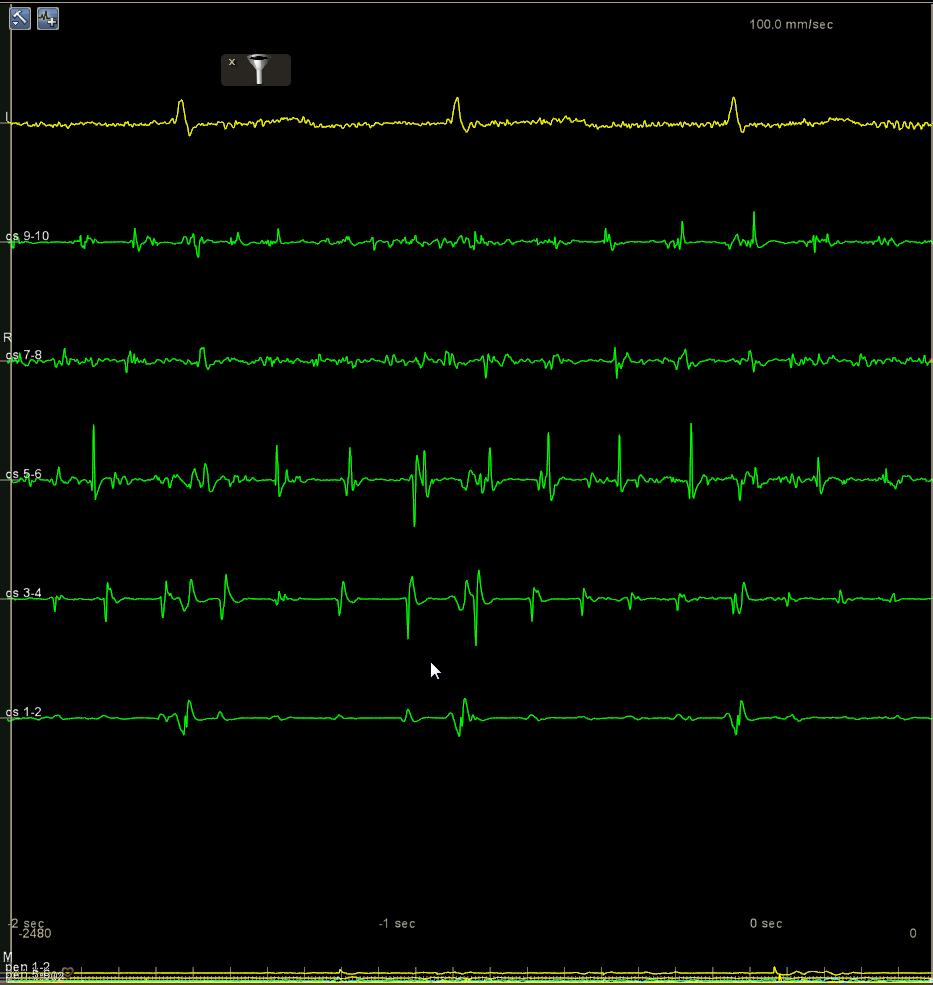
#> input picture new/ZSH Carto/严万平/yanwanping23.jpg, 933 x 985 px; its folder holds only this picture in this run
$ python process_cq_zsh.py
#> lines starting #> are read from the running program, lines starting #| are printed output that depends on the picture; after the words box and inside, x2 and y2 are one past the last pixel; in counts of white or black regions, pixels touching at a corner belong together
import numpy as np
import cv2 as cv
import os
from os import listdir
from PIL import Image
from matplotlib import pyplot as plt
from scipy import ndimage

from utils import display_segments, display_image

STRUCTURE = np.array([[1, 1, 1],
                      [1, 1, 1],
                      [1, 1, 1]], np.uint8)

invalid_pics = []
root_directory = '../ZSH Carto'
for person_name in listdir(root_directory):
    if person_name == '.DS_Store':
        continue
    person_dir = root_directory + '/' + person_name
    for image_name in listdir(person_dir):
        if image_name == '.DS_Store':
            continue
        image_path = person_dir + '/' + image_name
        image = cv.imread(image_path, flags=cv.IMREAD_GRAYSCALE)
#> image: shape (985, 933); min 0, max 255, mean 5.8
        print('Processing: {}'.format(image_path))
        # display_image(image, 'Original Image')
        # print('Original image shape: {}'.format(image.shape))

        cropped_image = image[150:800, 60:900]
        cropped_image_with_header = image[150:800, 0:50]
        # display_image(cropped_image, 'Cropped Image')
        # print('Cropped image shape: {}'.format(cropped_image.shape))

        ret, binary_image = cv.threshold(cropped_image, 50, 255, cv.THRESH_BINARY)
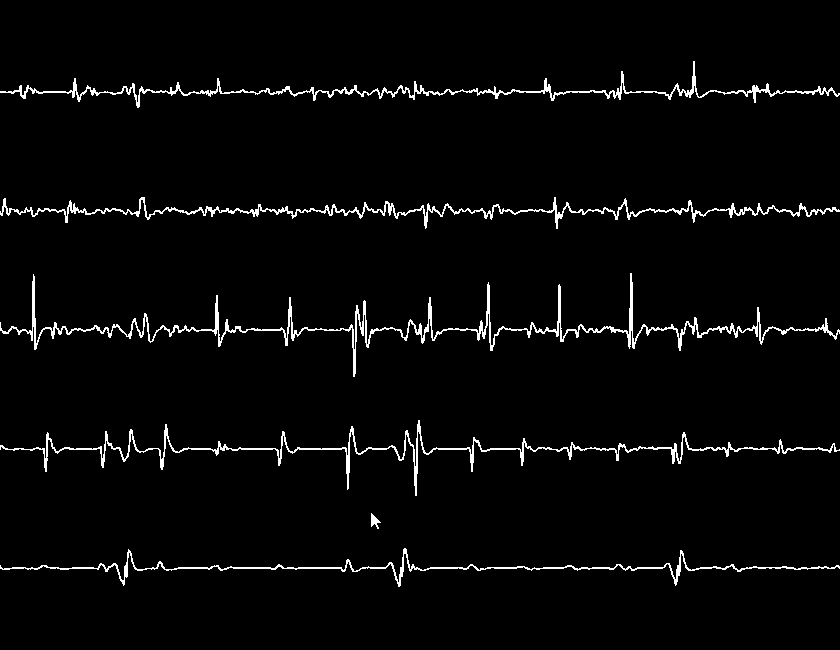
#> binary_image: shape (650, 840); 2.9% white in thin lines or dots, all inside (x1, y1, x2, y2) = (0, 61, 840, 587)
        ret, binary_image_with_header = cv.threshold(cropped_image_with_header, 50, 255, cv.THRESH_BINARY)
#> binary_image_with_header: shape (650, 50); 7.8% white in thin lines or dots
        # display_image(binary_image, 'Binary Image')

        ret, labels = cv.connectedComponents(binary_image)
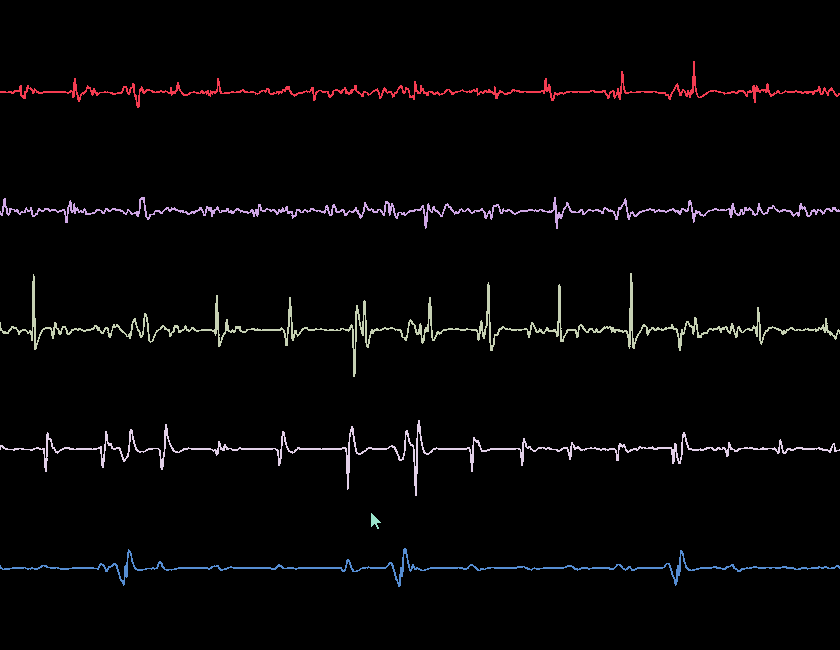
#> labels: shape (650, 840) int32; 7 distinct labels, from 0 to 6; one colour per label, 0 black
#> ret = 7
        N = 100
        for i in range(1, labels.max() + 1):
            pts = np.where(labels == i)
            if len(pts[0]) < N:
                labels[pts] = 0
#> this loop made 6 passes
#> pts on passes 1 to 6: 2841 positions, rows 61 to 107, columns 0 to 839, 2969 positions, rows 197 to 228, columns 0 to 839, 4588 positions, rows 273 to 376, columns 0 to 839, 3262 positions, rows 420 to 495, columns 0 to 839, 77 positions, rows 513 to 528, columns 371 to 380, 2100 positions, rows 548 to 586, columns 0 to 839
#> labels: shape (650, 840) int32; 6 distinct labels, from 0 to 6
        label_hue = np.uint8(179*labels/np.max(labels))
        blank_ch = 255*np.ones_like(label_hue)
        labeled_image = cv.merge([label_hue, blank_ch, blank_ch])
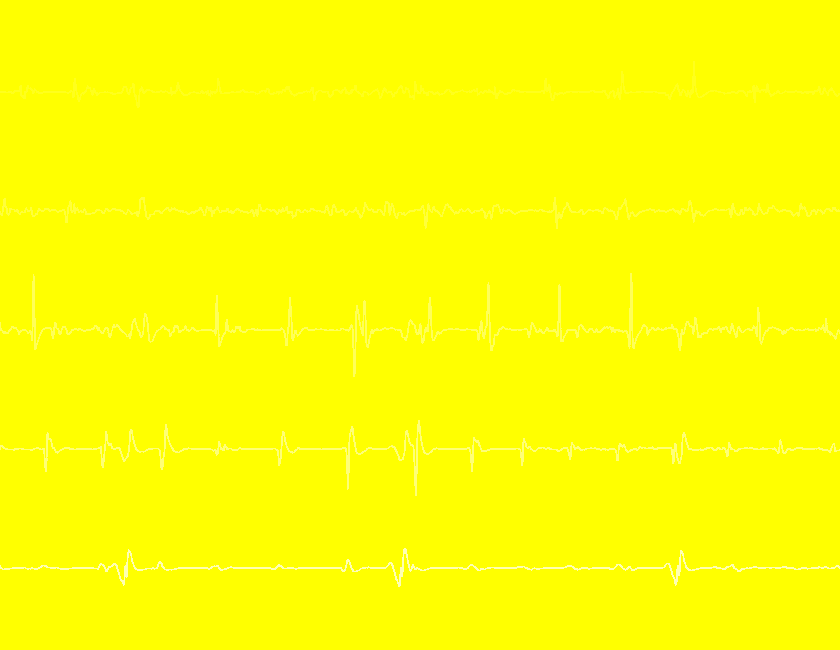
#> labeled_image: shape (650, 840, 3); mean of channels 0, 1, 2 2.6, 255, 255; drawn as B, G, R
        labeled_image = cv.cvtColor(labeled_image, cv.COLOR_HSV2BGR)
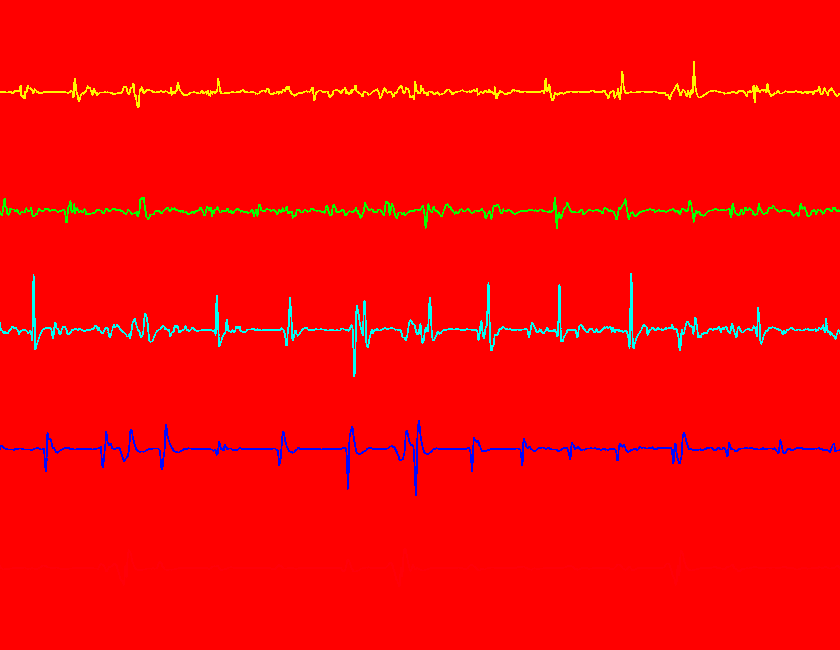
#> labeled_image: shape (650, 840, 3); mean B, G, R 3.6, 4.9, 250
        labeled_image[label_hue == 0] = 0
        # display_image(labeled_image, 'Labeled Image')

        labeled_image = cv.cvtColor(labeled_image, cv.COLOR_BGR2GRAY)
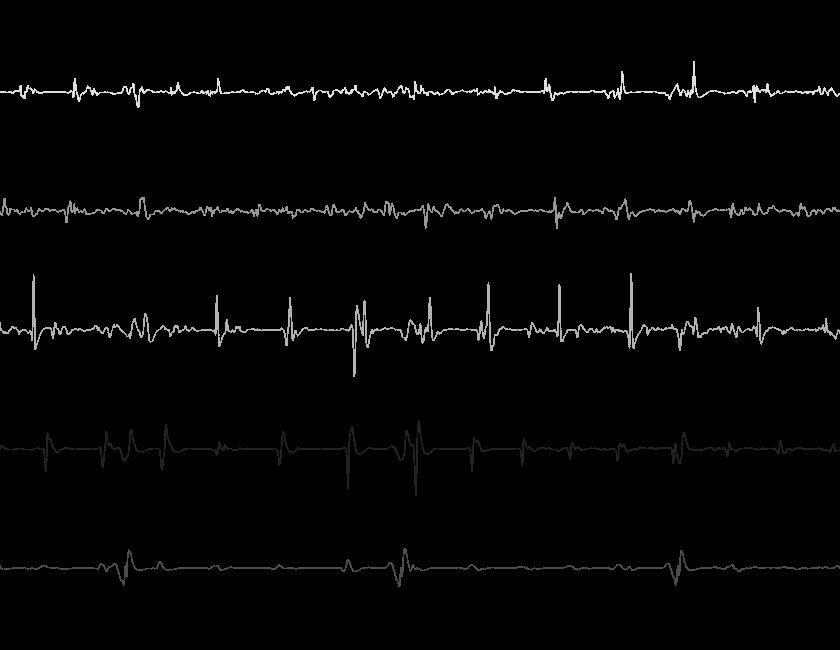
#> labeled_image: shape (650, 840); min 0, max 221, mean 4
        labeled_image, cc_num = ndimage.label(labeled_image, structure=STRUCTURE)
#> labeled_image: shape (650, 840) int32; 6 distinct labels, from 0 to 5
#> cc_num = 5
        # display_segments(labeled_image, 'Labeled Image')

        curve_indices = []
        curve_lengths = []
        curve_widths = []
        curve_lower_bounds = []
        curve_upper_bounds = []

        # [4 lines of commented-out code are left out]
        for i in range(1, np.amax(labeled_image) + 1):
            sl = ndimage.find_objects(labeled_image == i)
            img = binary_image[sl[0]]
            if img.shape[1] > 200:
                curve_indices.append(i)
                curve_widths.append(img.shape[0])
                curve_lengths.append(img.shape[1])
                curve_lower_bounds.append(sl[0][0].stop)
                curve_upper_bounds.append(sl[0][0].start)
                # print("Curve {} line range = [{}, {}].".format(len(curve_indices), sl[0][0].start, sl[0][0].stop))
                # fig.add_subplot(rows, columns, len(curve_indices))
                # plt.imshow(img, cmap='gray')
            else:
                continue
#> this loop made 5 passes
#> pass 1, `img = binary_image[sl[0]]`:
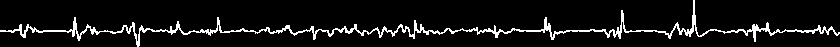
#> img: shape (47, 840); 7.2% white in thin lines or dots
#> pass 3, `img = binary_image[sl[0]]`:
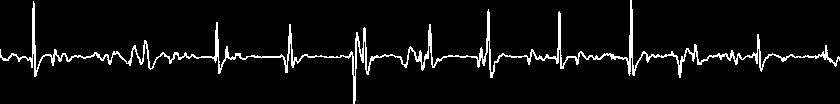
#> img: shape (104, 840); 5.3% white in thin lines or dots
#> after the loop, curve_indices = [1, 2, 3, 4, 5]; curve_lengths = [840, 840, 840, 840, 840]; curve_lower_bounds = [108, 229, 377, 496, 587]; curve_upper_bounds = [61, 197, 273, 420, 548]; curve_widths = [47, 32, 104, 76, 39]
        # [9 lines of commented-out code are left out]

        baselines = [90, 209, 328, 447, 566]
        coords = []
        for i in range(len(curve_indices)):
            sl = ndimage.find_objects(labeled_image == curve_indices[i])
            curve = binary_image[sl[0]]
            length = curve.shape[1]
            width = curve.shape[0]
            xs = []
            ys = []
            for j in range(length):
                for k in range(width - 1, -1, -1):
                    if curve[k][j] == 255:
                        xs.append(j)
                        ys.append(width - k)
                        break
                    else:
                        continue
            # fig.add_subplot(rows, columns, i + 1)
            coords.append(ys)
#> this loop made 5 passes
#> width on passes 1 to 5: 47, 32, 104, 76, 39
#> after the loop, coords = 5 items
            # plt.plot(xs, ys)
        # plt.show()
        bigger_pic = []
        try:
            for i in range(len(baselines)):
                axis = baselines[i]
                gs_img = []
                for j in range(len(coords[0])):
                    actual_coord = curve_upper_bounds[i] + coords[i][j]
                    g = 127 + actual_coord - axis
                    gs_img.append(g)
                bigger_pic.append(gs_img)
#> after the loop, bigger_pic = 5 items
            array = np.array(bigger_pic, dtype=np.uint8)
            new_img = Image.fromarray(array)
            # new_img.show()
            result_directory = ''
            if root_directory == '../chongqing':
                result_directory = '../chongqing_results/'
            else:
                result_directory = '../zsh_results/'
            new_img.save(result_directory + person_name + '/' + image_name, 'JPEG')
        except IndexError as e:
            invalid_pics.append(image_path)
            continue
#> pass 2 of the loop `for person_name in listdir(root_directory):`:
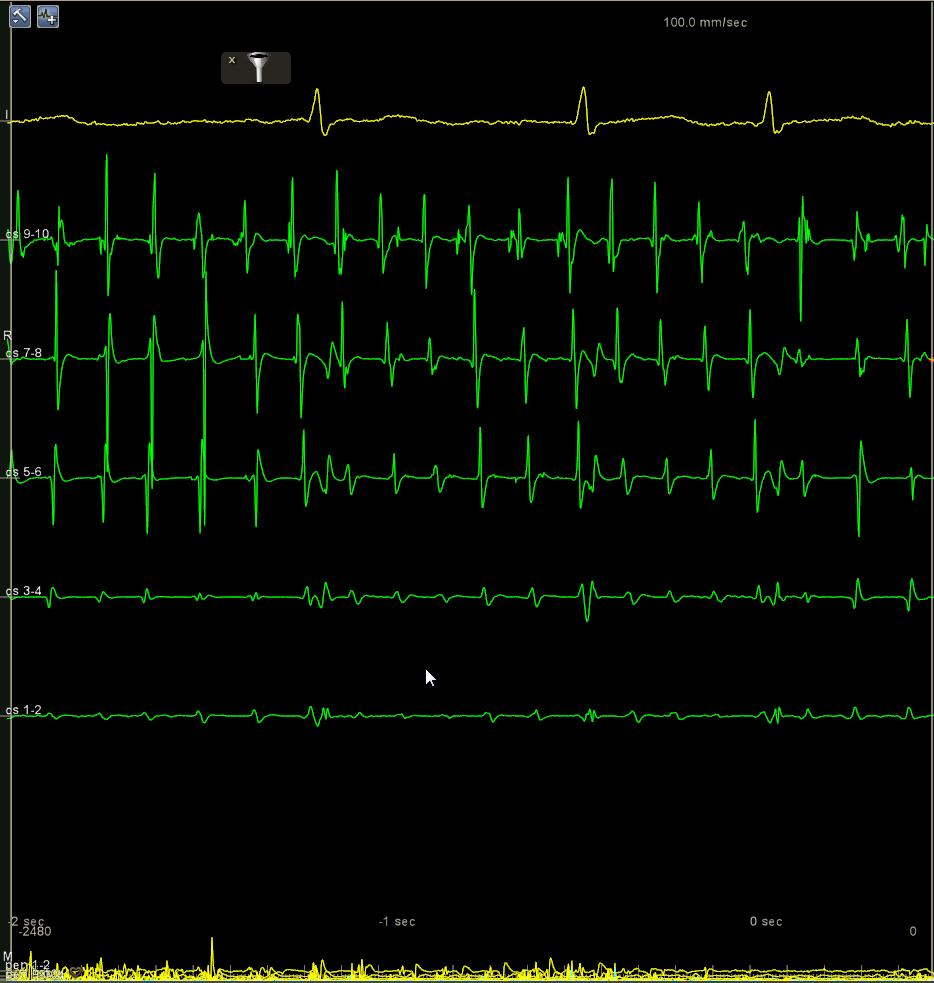
#> input picture new/ZSH Carto/乔新民/QIAOXINMIN13.jpg, 934 x 983 px
#> image: shape (983, 934)
#> binary_image: shape (650, 840); 4.5% white in thin lines or dots, all inside (x1, y1, x2, y2) = (0, 4, 840, 577)
#> binary_image_with_header: shape (650, 50); 8.7% white in thin lines or dots
#> ret = 5
#> the loop `for i in range(1, labels.max() + 1):` made 4 passes
#> pts on passes 1 to 4: 20027 positions, rows 4 to 386, columns 0 to 839, 2390 positions, rows 428 to 471, columns 0 to 839, 77 positions, rows 520 to 535, columns 366 to 375, 1984 positions, rows 556 to 576, columns 0 to 839
#> cc_num = 3
#> the loop `for i in range(1, np.amax(labeled_image) + 1):` made 3 passes
#> pass 1, `img = binary_image[sl[0]]`:
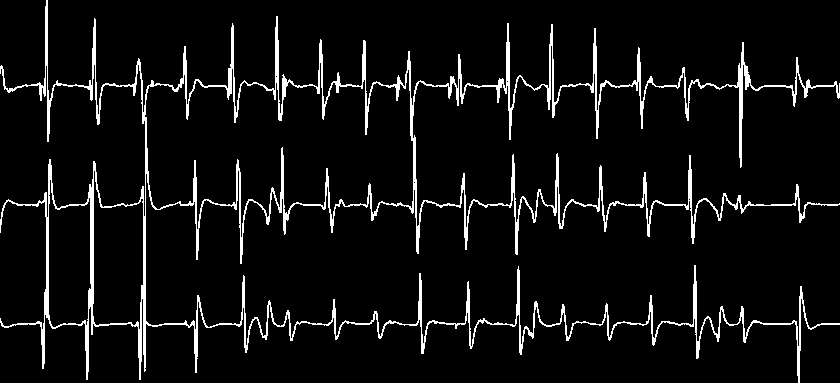
#> img: shape (383, 840); 6.2% white; 1 white region, box (x1, y1, x2, y2) and area: (0, 0, 840, 383) 20027
#> pass 2, `img = binary_image[sl[0]]`:
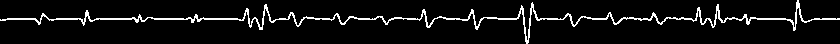
#> img: shape (44, 840); 6.5% white in thin lines or dots
#> after the loop `for i in range(1, np.amax(labeled_image) + 1):`: curve_indices = [1, 2, 3]; curve_lengths = [840, 840, 840]; curve_lower_bounds = [387, 472, 577]; curve_upper_bounds = [4, 428, 556]; curve_widths = [383, 44, 21]
#> the loop `for i in range(len(curve_indices)):` made 3 passes
#> width on passes 1 to 3: 383, 44, 21
#> after the loop `for i in range(len(curve_indices)):`: coords = 3 items
#> the loop `for i in range(len(baselines)):` made 9 passes

print()
print('Invalid pictures: {}'.format(invalid_pics))

for pic in invalid_pics:
    os.remove(pic)
